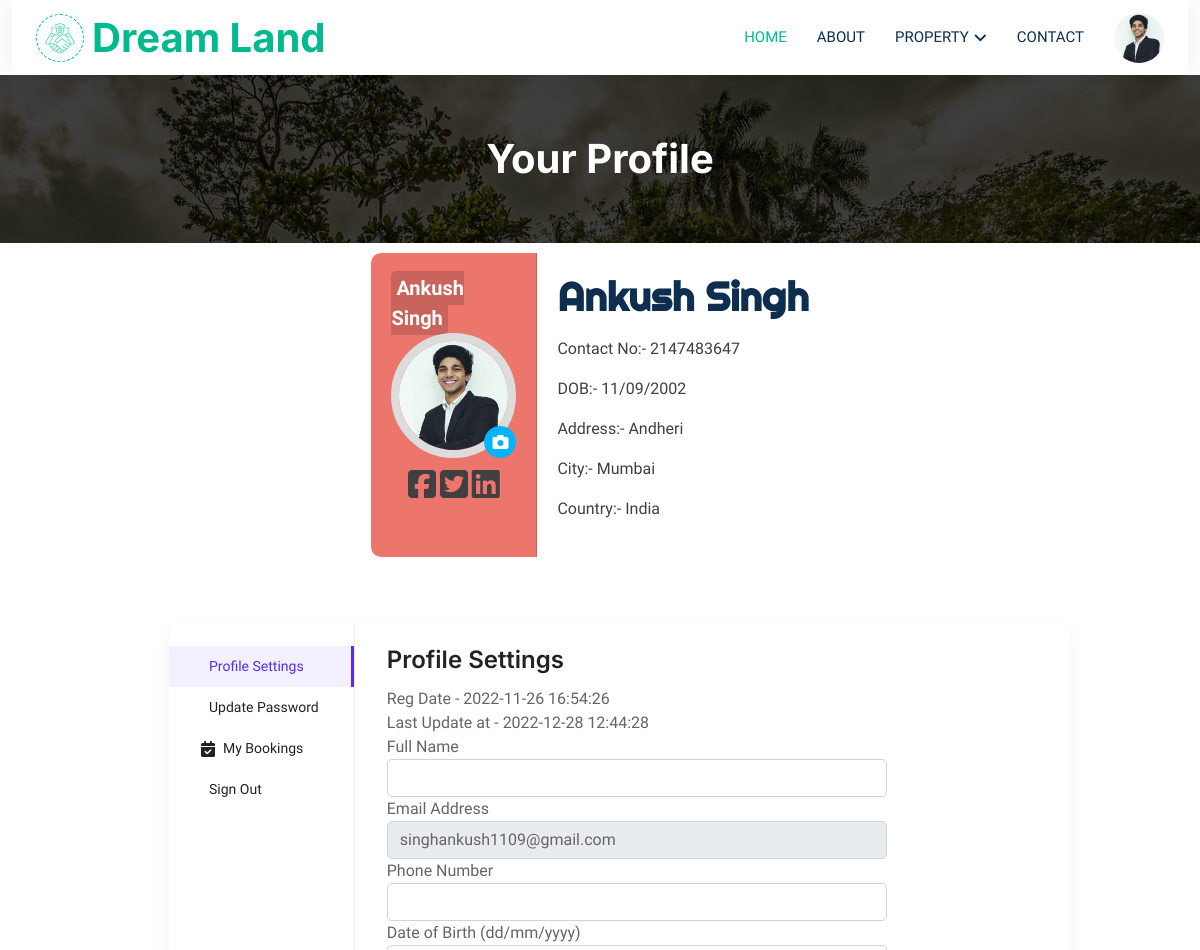
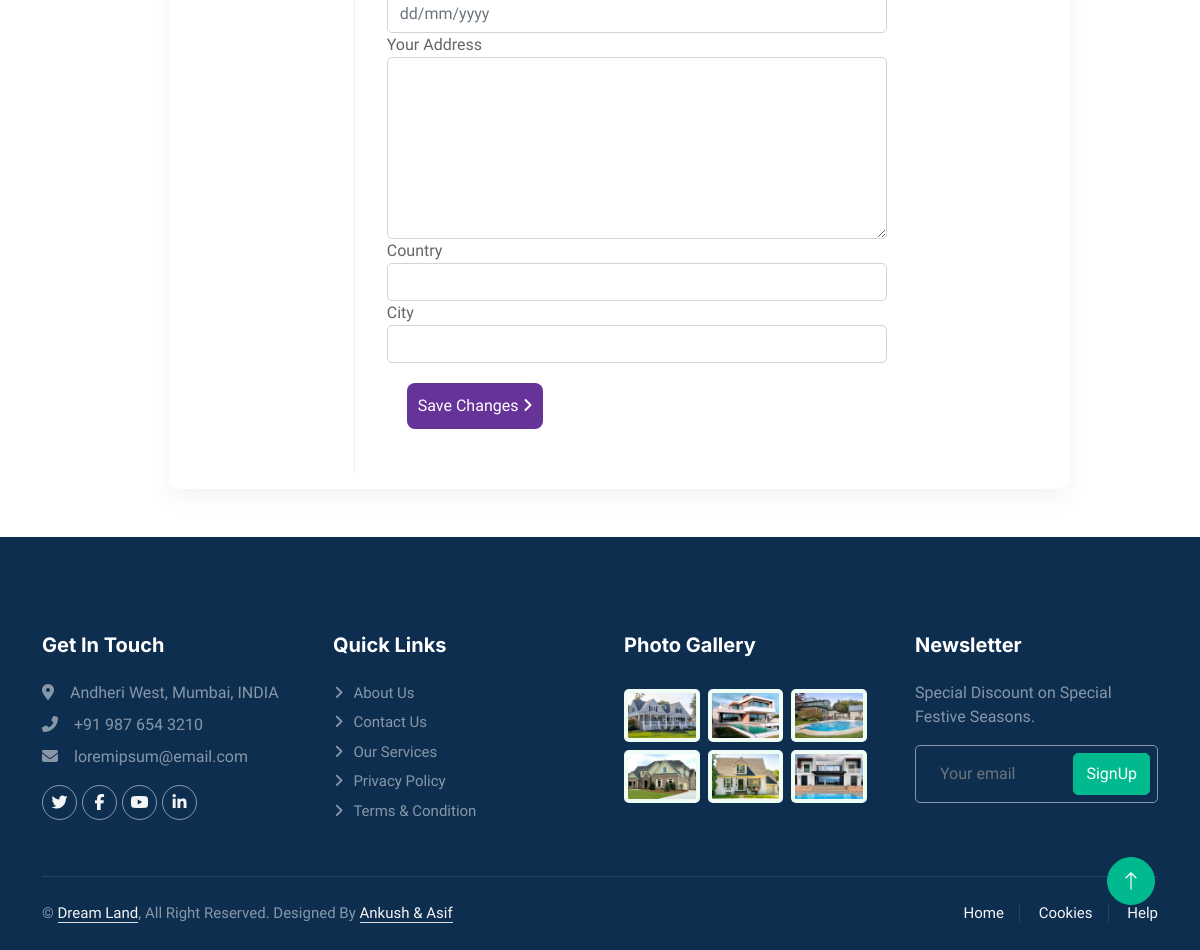
The app's page /profile.php (signed in) with its own data (2 pictures, top to bottom).
### tables this page shows
CREATE TABLE `users` (
  `id` int(11) NOT NULL,
  `name` varchar(255) NOT NULL,
  `email` varchar(255) NOT NULL,
  `password` varchar(255) NOT NULL,
  `code` text NOT NULL,
  `image` varchar(100) NOT NULL,
  `Contact No` int(100) NOT NULL,
  `DOB` varchar(50) DEFAULT NULL,
  `Address` varchar(255) DEFAULT NULL,
  `City` varchar(100) NOT NULL,
  `Country` varchar(100) NOT NULL,
  `RegDate` timestamp NULL DEFAULT current_timestamp(),
  `UpdationDate` timestamp NULL DEFAULT NULL ON UPDATE current_timestamp()
);

### profile.php (the view, shortened to what this page needs)
<?php
    include 'config/config.php';
    $query = mysqli_query($conn, "SELECT * FROM users WHERE email='{$_SESSION['SESSION_EMAIL']}'");
    $query1 = mysqli_query($conn, "SELECT * FROM users");
    $row = mysqli_fetch_assoc($query);
    $row1 = mysqli_fetch_assoc($query1);
?>
<?php
require 'config/config.php';
$currentUser = $_SESSION['SESSION_EMAIL'];
$data = "SELECT * FROM users WHERE email = '$currentUser'";
$gotResults = mysqli_query($conn,$data);
$user = mysqli_fetch_array($gotResults)
?>
<!DOCTYPE html>
<html lang="en">
<head>
    <link href="https://cdnjs.cloudflare.com/ajax/libs/font-awesome/5.10.0/css/all.min.css" rel="stylesheet">
    <link href="https://cdn.jsdelivr.net/npm/bootstrap-icons@1.4.1/font/bootstrap-icons.css" rel="stylesheet">
    <link rel="stylesheet" href="https://maxcdn.bootstrapcdn.com/font-awesome/4.5.0/css/font-awesome.min.css">
    <link href="https://unpkg.com/boxicons@2.1.2/css/boxicons.min.css" rel="stylesheet" />
    <link href="lib/animate/animate.min.css" rel="stylesheet">
    <link href="lib/owlcarousel/assets/owl.carousel.min.css" rel="stylesheet">
    <link href="assets/css/bootstrap.min.css" rel="stylesheet">
    <link href="assets/css/style.css" rel="stylesheet">
    <link rel="stylesheet" href="assets/css/profile-heading.css">
    <link rel="stylesheet" href="assets/css/profile-card.css">
    <link rel="stylesheet" href="assets/css/vertical-tab.css">
    <link rel="stylesheet" href="assets/css/menu.css">
</head>
<body>
    <div class="container-xxl bg-white p-0">
        <?php
        include("includes/navbar.php");
        ?>
        <section class="page-header profile_page">
            <div class="container">
                <div class="page-header_wrap">
                    <div class="page-heading">
                        <h1>Your Profile</h1>
                    </div>
                </div>
            </div>
            <div class="dark-overlay"></div>
        </section>
        <div class="container_profile">
            <div class="card-template card-template-1">
                <div class="left-part">
                    <form class="form" id="form" action="" enctype="multipart/form-data" method="post">
                        <div class="upload">
                            <?php
            echo "
            <span>" . $user['name'] . "</span>";
            ?>
                            <?php
                $image = $user["image"];
                            if($image>'0')
                            {
                                echo "<img src='ProfileImage/$image' style='width='125px;' height='125px;' title=' $image; '>";
                            }
                            else
                            {
                                echo "<img src='ProfileImage/temp.png' style='width='125px;' height='125px;' title='image'>";
                            }
                            ?>
                            <div class="round">
                                <i class="fa fa-camera" style="color: #fff;"></i>
                            </div>
                        </div>
                    </form>
                    <div class="social-profiles">
                        <a href="https://facebook.com/"><i class="fa fa-facebook-square fa-2x"></i></a>
                        <a href="https://twitter.com/"><i class="fa fa-twitter-square fa-2x"></i></a>
                        <a href="https://linkedin.com/"><i class="fa fa-linkedin-square fa-2x"></i></a>
                    </div>
                </div>
                <div class="right-part">
                    <?php
        echo "
            <h1 class='text-center orig-font'>" . $user['name'] . "</h1>";
        ?>
                    <p class="magix">
                        <?php
                echo " <p> Contact No:- " . $user['Contact No'] . " </p>";
                echo " <p> DOB:- " . $user['DOB'] . " <br>";
                echo " <p> Address:- " . $user['Address'] . " <br>";
                echo " <p> City:- " . $user['City'] . " <br>";
                echo " <p> Country:- " . $user['Country'] . " <br>";
                ?>
                    </p>
                </div>
            </div>
        </div>
        <div class="container-vertical-tab">
            <div class="wrapper-tab">
                <ul class="indicator">
                    <li class="active_tab" data-target="#home"><i class="ph-house"></i> Profile Settings</li>
                    <li data-target="#profile"><i class="ph-user-circle"></i> Update Password</li>
                    <li href="" data-target="#contact"><i class="fas fa-calendar-check"></i> My Bookings</li>
                    <a href="logout.php">
                        <li data-target="#settings"><i class="ph-gear-six"></i> Sign Out</li>
                    </a>
                </ul>
                <ul class="content">
                    <li class="active_tab" id="home">
                        <h1>Profile Settings</h1>
                        <form method="post" enctype="multipart/form-data">
                            <div class="form-group">
                                <label class="control-label">Reg Date -</label>
                                <?php
                        echo "
                            " . $row1['RegDate'] . "";
                        ?>
                            </div>
                            <div class="form-group">
                                <label class="control-label">Last Update at -</label>
                                <?php
                        echo "
                            " . $row1['UpdationDate'] . "";
                        ?>
                            </div>
                            <div class="form-group">
                                <label class="control-label">Full Name</label>
                                <input class="form-control white_bg" name="name" value="" id="fullname" type="text"
                                    required="">
                            </div>
                            <div class="form-group">
                                <label class="control-label">Email Address</label>
                                <input class="form-control white_bg" value="<?php echo "" . $row['email'] . ""; ?>"
                                    name="emailid" id="email" type="email" required="" readonly="">
                            </div>
                            <div class="form-group">
                                <label class="control-label">Phone Number</label>
                                <input class="form-control white_bg" name="ContactNo" value="" id="phone-number"
                                    type="text" required="">
                            </div>
                            <div class="form-group">
                                <label class="control-label">Date of Birth&nbsp;(dd/mm/yyyy)</label>
                                <input class="form-control white_bg" value="" name="DOB" placeholder="dd/mm/yyyy"
                                    id="birth-date" type="text" required>
                            </div>
                            <div class="form-group">
                                <label class="control-label">Your Address</label>
                                <textarea class="form-control white_bg" name="Address" rows="4" required></textarea>
                            </div>
                            <div class="form-group">
                                <label class="control-label">Country</label>
                                <input class="form-control white_bg" id="country" name="Country" value="" type="text"
                                    required>
                            </div>
                            <div class="form-group">
                                <label class="control-label">City</label>
                                <input class="form-control white_bg" id="city" name="City" value="" type="text"
                                    required>
                            </div>
                            <div class="form-group">
                                <button type="submit" class="btn-uploader" name="upload">Save Changes <span
                                        class="angle_arrow"><i class="fa fa-angle-right"
                                            aria-hidden="true"></i></span></button>
                            </div>
                        </form>
                    </li>
                </ul>
            </div>
        </div>
    <?php include("includes/footer.php"); ?>
        <a href="#" class="btn btn-lg btn-primary btn-lg-square back-to-top"><i class="bi bi-arrow-up"></i></a>
    </div>
</body>
</html>

### includes/navbar.php (shortened to what this page needs)
<div class="container-fluid nav-bar bg-transparent">
           <nav class="navbar navbar-expand-lg bg-white navbar-light py-0 px-4">
               <a href="index.html" class="navbar-brand d-flex align-items-center text-center">
                   <div class="icon p-2 me-2">
                       <img class="img-fluid" src="assets/img/icon-deal.png" alt="Icon" style="width: 30px; height: 30px;">
                   </div>
                   <h1 class="m-0 text-primary">Dream Land</h1>
               </a>
               <div class="collapse navbar-collapse" id="navbarCollapse">
                   <div class="navbar-nav ms-auto">
                       <a href="index.php" class="nav-item nav-link active">Home</a>
                       <a href="aboutus.php?type=about" class="nav-item nav-link">About</a>
                       <div class="nav-item dropdown">
                           <a href="#" class="nav-link dropdown-toggle" data-bs-toggle="dropdown">Property</a>
                       </div>
                       <a href="contactus.php" class="nav-item nav-link">Contact</a>
                   </div>
                   <?php
                   if(isset($_SESSION['SESSION_EMAIL']) && $_SESSION['SESSION_EMAIL']==true)
                   {
                   $name = $user["name"];
                   $image = $user["image"];
                       echo"
                       <div class='action' style='position: inherit;'>
                           <div class='profile' onclick='menuToggle();'>
                               ";
                               if($image>'0')
                           {
                               echo "<img src='ProfileImage/$image'>";
                           }
                           else
                           {
                               echo "<img src='ProfileImage/temp.png'>";
                           }
                           echo"
                           </div>
                           <div class='menu'>";
                           echo"
                               <h3>
                                 $name
                                   <div>
                                       Operational Team
                                   </div>
                               </h3>
                               <ul style='margin-left: -30px;'>
                                   <li>
                                       <span class='material-icons icons-size'>person</span>
                                       <a href='profile.php'>My Profile</a>
                                   </li>
                                   <li>
                                       <span class='material-icons icons-size'>mode</span>
                                       <a href='profile.php'>Edit Account</a>
                                   </li>
                                   <li>
                                       <span class='material-icons icons-size'>list_alt</span>
                                       <a href='mybooking.php'>My Bookings</a>
                                   </li>
                                   <li>
                                       <span class='material-icons icons-size'>reviews</span>
                                       <a href='Postproperty.php'>Post Property</a>
                                   </li>
                                   <li>
                                       <span class='material-icons icons-size'>logout</span>
                                       <a href='logout.php'>Logout</a>
                                   </li>
                               </ul>
                           </div>
                       </div>
                       ";
                   }
                   else
                   {
                       echo"
                       <a href='includes/login.php' class='btn btn-primary px-3 d-none d-lg-flex'>Login</a>
                       ";
                   }
                   ?>
               </div>
           </nav>
       </div>

### records on screen
users: image (picture), name "Ankush Singh", Contact No "2147483647", DOB "11/09/2002", Address "Andheri", City "Mumbai", Country "India", RegDate "2022-11-26 16:54:26", UpdationDate "2022-12-28 12:44:28", emailid "singhankush1109@gmail.com"
